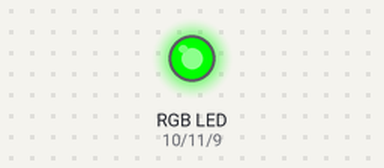
The sketch below on a simulated Arduino Uno, built with avr-gcc and run on an emulated ATmega328P. Shown: an RGB LED mixed from three pins (HIGH = lit).

Above: at 0.1 s.
Timing chart, 0 to 1.6 s (numbered marks = the images above):
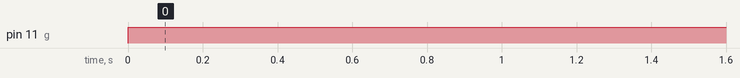

The sketch:

RGB_LED.ino
```cpp
int g = 11;
int r = 10;
int b = 9;


void setup() {
  // put your setup code here, to run once:
  pinMode(r, OUTPUT);
  pinMode(g, OUTPUT);
  pinMode(b, OUTPUT);
}

void loop() {
  // put your main code here, to run repeatedly:
  //digitalWrite(r,HIGH);
  digitalWrite(g,HIGH);
  //digitalWrite(b,HIGH);
  //analogWrite(r,200);
}
```

Measured:
- by itself, pin 11 (g): LOW → HIGH at 0.00 s
